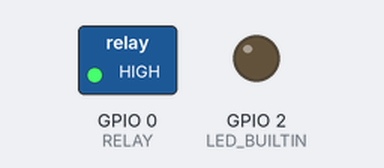
This sketch was run on a simulated ESP8266 (NodeMCU). Shown: switched loads named in the sketch (green lamp = pin HIGH), output pins drawn as LEDs (lit = HIGH, except the on-board LED, lit = LOW).

Above: at 0.1 s.
At 5.1 s:
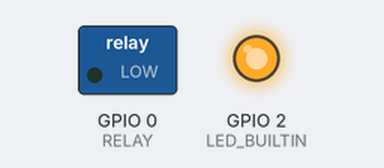
Timing chart, 0 to 6.6 s (numbered marks = the images above):
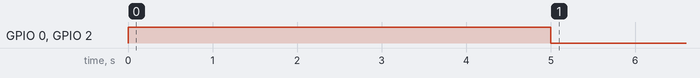

The sketch:

sketch_oct07b.ino
```cpp
#include <ESP8266WiFi.h>
int RELAY = 0;

void setup() {
  // put your setup code here, to run once:
  pinMode(LED_BUILTIN, OUTPUT);
  pinMode(RELAY,OUTPUT);
  digitalWrite(LED_BUILTIN, HIGH);
  digitalWrite(RELAY, HIGH);
  delay (5000);
  digitalWrite(RELAY,LOW);
   digitalWrite(LED_BUILTIN, LOW);
}

void loop() {
  // put your main code here, to run repeatedly:

}
```
